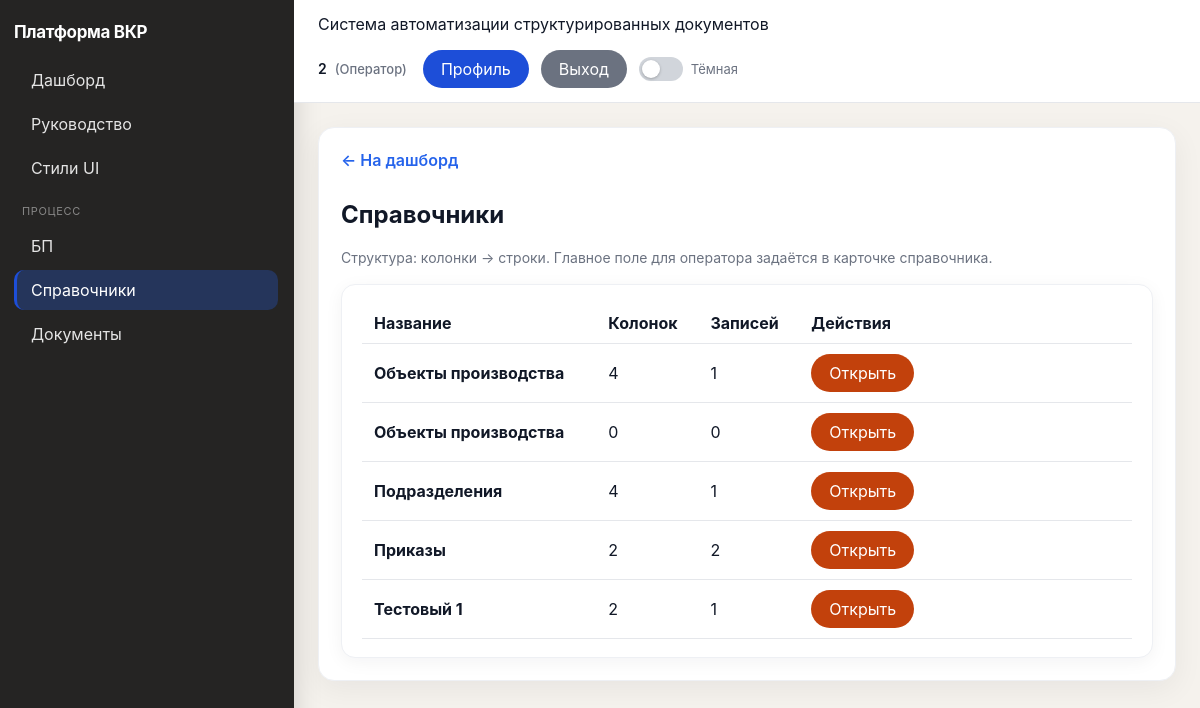
/ui/bpm/dictionaries/ (signed in), run on the app's committed database.
### apps/users/models.py (models this page shows, shortened)
class Users(models.Model):
    user_id = models.BigAutoField(primary_key=True)
    login = models.CharField(max_length=150, unique=True)
    full_name = models.CharField(max_length=255)
    password = models.CharField(max_length=255, default="changeme")
    password_hash = models.CharField(max_length=255, blank=True)
    role_id = models.ForeignKey("roles.Roles", on_delete=models.PROTECT, related_name="users")
    class Meta:
        db_table = "Users"

### apps/roles/models.py (models this page shows, shortened)
class Roles(models.Model):
    role_id = models.BigAutoField(primary_key=True)
    role_name = models.CharField(max_length=50, unique=True)
    description = models.TextField(blank=True)
    class Meta:
        db_table = "Roles"

### apps/bpm/models.py (models this page shows, shortened)
class ReferenceDictionary(models.Model):
    dictionary_id = models.BigAutoField(primary_key=True)
    name = models.CharField(max_length=255)
    selection_column_key = models.CharField(
        max_length=64,
        blank=True,
        help_text="Колонка, по значению которой оператор выбирает запись; также формируется внутренний код строки.",
    )
    class Meta:
        db_table = "ReferenceDictionaries"
        verbose_name_plural = "reference dictionaries"

### apps/bpm/dictionary_pages.py (the view, shortened to what this page needs)
# urls.py: path("ui/bpm/dictionaries/", UIDictionaryHomeView.as_view(), name="ui-bpm-dictionaries"),
class UIDictionaryHomeView(LoginRequiredRoleMixin, View):
    allowed_roles = DictionaryAccessPermission.allowed_roles
    def get(self, request):
        rows = []
        for d in ReferenceDictionary.objects.all().order_by("name"):
            rows.append(
                {
                    "dictionary": d,
                    "col_count": d.columns.count(),
                    "rec_count": d.records.count(),
                }
            )
        return render(request, "ui/bpm/specialist/dictionaries_home.html", {"rows": rows})

### apps/users/context_processors.py (called while the page is built)
def current_enterprise_user(request):
    return {"current_enterprise_user": get_request_user(request)}

### apps/users/permissions.py (called while the page is built)
def get_request_user(request):
    params = getattr(request, "query_params", getattr(request, "GET", {}))
    user_id = request.session.get("user_id") or request.headers.get("X-User-Id") or params.get("user_id")
    if not user_id:
        return None
    try:
        return Users.objects.select_related("role_id").get(user_id=user_id)
    except Users.DoesNotExist:
        return None

### apps/users/templatetags/ui_labels.py (called while the page is built)
@register.filter
def role_ru(value):
    return ROLE_LABELS.get(value, value)

### apps/users/ui_permissions.py (called while the page is built)
    @method_decorator(csrf_protect)
    def dispatch(self, request, *args, **kwargs):
        user = get_request_user(request)
        if not user:
            return redirect("login-page")
        request.enterprise_user = user
        if self.allowed_roles and user.role_id.role_name not in self.allowed_roles:
            return redirect("dashboard")
        return super().dispatch(request, *args, **kwargs)

### templates/ui/bpm/specialist/dictionaries_home.html (shortened to what this page needs)
{% extends "ui/base.html" %}
{% block content %}
<a class="back-link" href="/">← На дашборд</a>
<h2>Справочники</h2>
<p class="text-muted">Структура: колонки → строки. Главное поле для оператора задаётся в карточке справочника.</p>
<div class="card">
  <table class="zebra">
    <thead>
      <tr>
        <th>Название</th>
        <th>Колонок</th>
        <th>Записей</th>
        <th style="min-width:280px;">Действия</th>
      </tr>
    </thead>
    <tbody>
    {% for row in rows %}
      <tr>
        <td><strong>{{ row.dictionary.name }}</strong></td>
        <td>{{ row.col_count }}</td>
        <td>{{ row.rec_count }}</td>
        <td>
          <a href="{% url 'ui-bpm-dictionary-detail' dictionary_id=row.dictionary.dictionary_id %}" class="btn btn-edit btn-inline btn-pill">Открыть</a>
        </td>
      </tr>
    {% empty %}
      <tr><td colspan="4" class="text-muted">Справочников пока нет.</td></tr>
    {% endfor %}
    </tbody>
  </table>
</div>
{% endblock %}

### templates/ui/base.html (shortened to what this page needs)
<!doctype html>
<html lang="ru">
<head>
</head>
{% load ui_labels %}
<body>
<div class="layout">
    <aside class="sidebar">
        <div class="brand">Платформа ВКР</div>
        <nav class="menu">
            <a href="/" class="{% if request.path == '/' %}active{% endif %}">Дашборд</a>
            <a href="/ui/help/" class="{% if '/ui/help/' in request.path %}active{% endif %}">Руководство</a>
            {% if current_enterprise_user %}
            <a href="{% url 'ui-system-styleguide' %}" class="{% if '/ui/system/styleguide' in request.path %}active{% endif %}">Стили UI</a>
                {% if current_enterprise_user.role_id.role_name == "ADMIN" %}
                    <div class="menu-title">Основное</div>
                    <a href="/ui/users/" class="{% if '/ui/users/' in request.path %}active{% endif %}">Пользователи</a>
                    <a href="/ui/roles/" class="{% if '/ui/roles/' in request.path %}active{% endif %}">Роли</a>
                    <a href="/ui/documents/" class="{% if '/ui/documents/' in request.path %}active{% endif %}">Документы</a>
                    <div class="menu-title">Контроль</div>
                    <a href="/ui/logs/" class="{% if '/ui/logs/' in request.path %}active{% endif %}">Журнал операций</a>
                {% else %}
                    <div class="menu-title">Процесс</div>
                    <a href="/ui/bpm/run/" class="{% if '/ui/bpm/run' in request.path or '/ui/bpm/start' in request.path or '/ui/bpm/instance/' in request.path %}active{% endif %}">БП</a>
                    <a href="/ui/bpm/dictionaries/" class="{% if '/ui/bpm/dictionaries' in request.path %}active{% endif %}">Справочники</a>
                    <a href="/ui/documents/" class="{% if '/ui/documents/' in request.path %}active{% endif %}">Документы</a>
                {% endif %}
            {% endif %}
        </nav>
    </aside>
    <main class="main">
        <div class="topbar">
            <div>
                Система автоматизации структурированных документов
            </div>
            <div class="topbar-user">
                {% if current_enterprise_user %}
                    <span class="topbar-user-meta">
                        <strong>{{ current_enterprise_user.full_name }}</strong>
                        <span class="topbar-user-role">({{ current_enterprise_user.role_id.role_name|role_ru }})</span>
                    </span>
                    <div class="topbar-actions">
                        <a href="/profile/" class="btn btn-save btn-pill btn-inline">Профиль</a>
                        <a href="/logout/" class="btn btn-back btn-pill btn-inline">Выход</a>
                        <label class="theme-toggle" title="Тёмная тема">
                            <span class="theme-toggle-track" aria-hidden="true"></span>
                            <span class="theme-toggle-label">Тёмная</span>
                        </label>
                    </div>
                {% else %}
                    <a href="/login/" class="btn btn-save btn-pill">Вход</a>
                {% endif %}
            </div>
        </div>
        <div class="content">
            <div class="panel">
                {% block content %}{% endblock %}
            </div>
        </div>
    </main>
</div>
</body>
</html>

### templates/ui/base.html (style rules this page uses)
:root { --bg: #f5f2ed; --sidebar-bg: #252423; --sidebar-text: #e8e6e3; --card: #ffffff; --border: #e5e7eb; --card-border: #eef0f4; --topbar-bg: #ffffff; --text: #111827; --muted: #6b7280; --save: #1d4ed8; --edit: #c2410c; --delete: #b91c1c; --back: #6b7280; --info: #2563eb; --ok: #16a34a; --warn: #ca8a04; --err: #dc2626; --link: #2563eb; --row-hover: #f8fafc; --input-bg: #ffffff; --input-border: #d1d5db; --field-border: #f1f5f9; --readonly-bg: #f8fafc; --readonly-text: #334155; --panel-shadow: rgba(15, 23, 42, 0.06); --card-shadow: rgba(15, 23, 42, 0.05); --toggle-track: #d1d5db; --toggle-thumb: #ffffff; --inset-bg: #fafafa; }
body { font-family: -apple-system, BlinkMacSystemFont, "Segoe UI", sans-serif; margin: 0; background:var(--bg); color:var(--text); transition: background .2s, color .2s; }
.layout { display:flex; min-height: 100vh; }
.sidebar { width:264px; background:var(--sidebar-bg); color:var(--sidebar-text); padding:22px 16px 22px 14px; box-shadow: 4px 0 24px rgba(0,0,0,.12); }
.brand { font-weight:700; margin-bottom:18px; letter-spacing:-0.02em; color:#fff; font-size:17px; }
.menu-title { margin:16px 0 8px 8px; color:rgba(255,255,255,.45); font-size:11px; text-transform:uppercase; letter-spacing:.06em; }
.menu a { display:block; padding:10px 12px 10px 14px; text-decoration:none; color:rgba(255,255,255,.88); border-radius:10px; margin-bottom:4px; transition: background .15s; border-left:3px solid transparent; }
.menu a.active { background:rgba(37,99,235,.28); border-left-color:var(--save); color:#fff; }
.main { flex:1; }
.topbar { background:var(--topbar-bg); border-bottom:1px solid var(--border); padding:14px 24px; display:flex; justify-content:space-between; align-items:center; gap:16px; flex-wrap:wrap; transition: background .2s, border-color .2s; }
.topbar-user { display:flex; align-items:center; gap:12px 16px; flex-wrap:wrap; justify-content:flex-end; }
.topbar-user-meta { font-size:14px; line-height:1.35; }
.topbar-user-meta strong { font-weight:600; }
.topbar-user-role { color:var(--muted); font-size:13px; font-weight:500; margin-left:4px; }
.topbar-actions { display:inline-flex; align-items:center; gap:8px; flex-wrap:wrap; }
.theme-toggle { display:inline-flex; align-items:center; gap:8px; cursor:pointer; user-select:none; margin:0; }
.theme-toggle-track { width:44px; height:24px; background:var(--toggle-track); border-radius:999px; position:relative; transition: background .2s; flex-shrink:0; }
.theme-toggle-track::after { content:""; position:absolute; width:18px; height:18px; background:var(--toggle-thumb); border-radius:50%; top:3px; left:3px; transition: transform .2s, background .2s; box-shadow:0 1px 3px rgba(0,0,0,.25); }
.theme-toggle-label { font-size:13px; color:var(--muted); white-space:nowrap; }
.content { padding:24px; }
.panel { background:var(--card); border-radius:16px; padding:22px; box-shadow:0 8px 30px var(--panel-shadow); border:1px solid var(--card-border); transition: background .2s, border-color .2s, box-shadow .2s; }
table { width:100%; border-collapse: collapse; }
th, td { text-align:left; padding:10px 12px; border-bottom:1px solid var(--border); }
.btn { display:inline-block; padding:10px 16px; color:#fff; text-decoration:none; text-align:center; }
.btn-save { background:var(--save); }
.btn-edit { background:var(--edit); color:#fff; }
.btn-back { background:var(--back); color:#fff; }
.btn-inline { width:auto; margin:0 4px 0 0; }
.btn-pill { border-radius: 999px; padding: 9px 18px; }
.card { background:var(--card); border-radius:14px; padding:18px 20px; border:1px solid var(--card-border); box-shadow:0 4px 18px var(--card-shadow); transition: background .2s, border-color .2s, box-shadow .2s; }
.text-muted { color:var(--muted); font-size:14px; }
.back-link { display:inline-block; margin-bottom:10px; text-decoration:none; color:var(--link); font-weight:600; }

### data on the page
Users: full_name "2", role_id.role_name|role_ru "Оператор"
ReferenceDictionary: dictionary.name "Объекты производства", col_count "4", rec_count "1"
ReferenceDictionary: dictionary.name "Объекты производства", col_count "0", rec_count "0"
ReferenceDictionary: dictionary.name "Подразделения", col_count "4", rec_count "1"
ReferenceDictionary: dictionary.name "Приказы", col_count "2", rec_count "2"
ReferenceDictionary: dictionary.name "Тестовый 1", col_count "2", rec_count "1"
